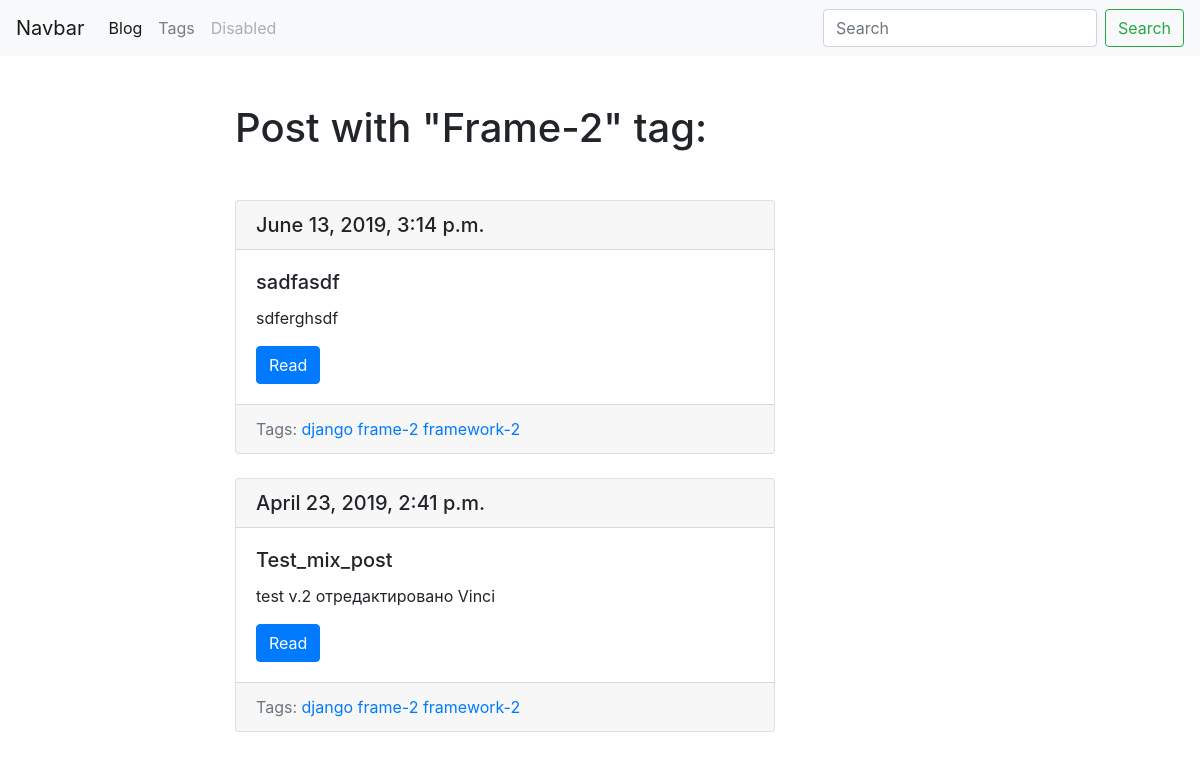
The app's page /blog/tag/frame-2/, older data.
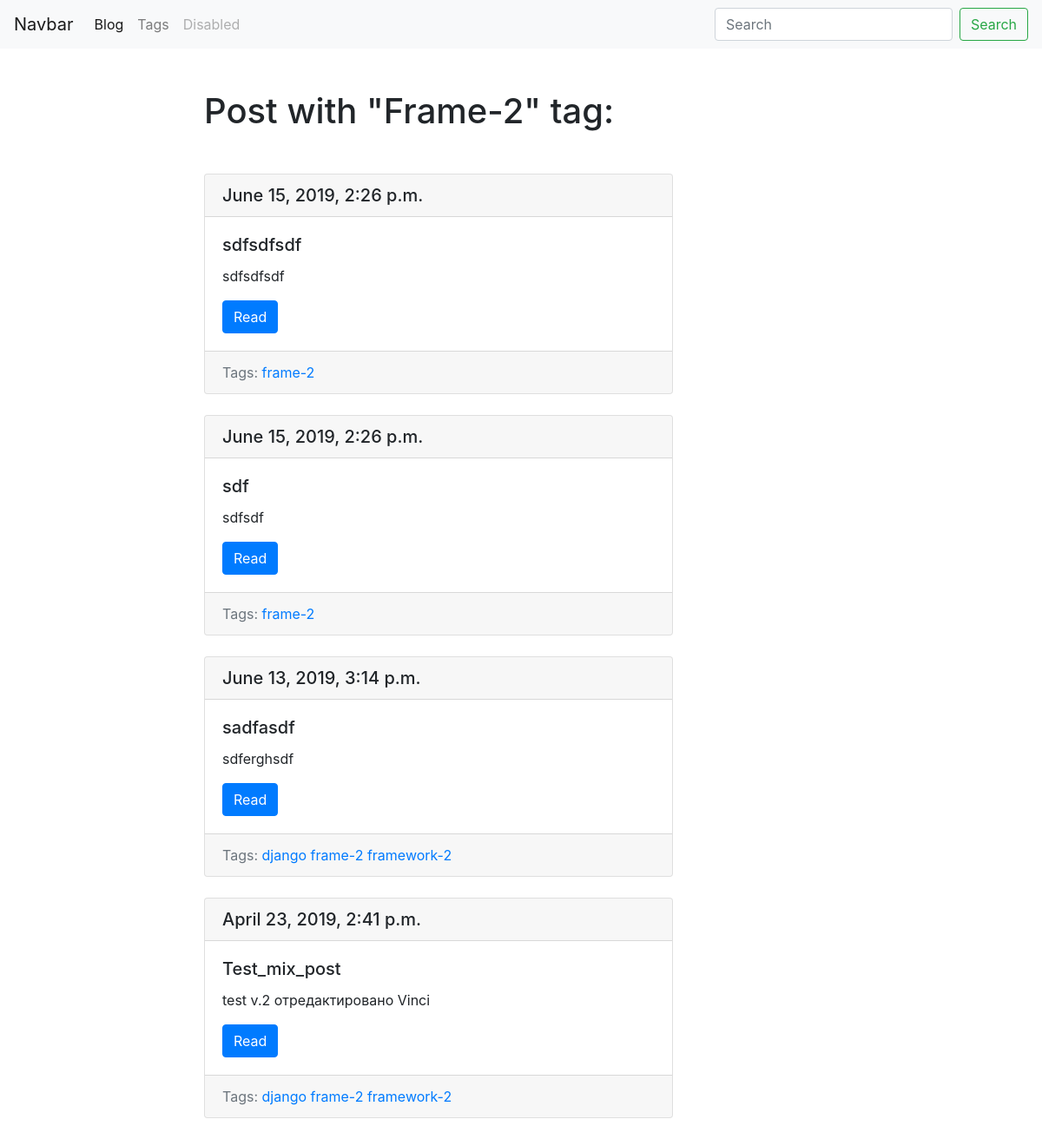
The same page, newer data.
### blog/models.py (models this page shows, shortened)
class Post(models.Model):
    title = models.CharField(max_length=150, db_index = True)
    slug = models.SlugField(max_length=150, blank = True, unique = True)
    body = models.TextField(blank=True, db_index=True)
    date_pub = models.DateTimeField(auto_now_add=True)
    tags = models.ManyToManyField('Tag', blank=True, related_name='posts')
    def get_absolute_url(self):
        return reverse('post_detail_url', kwargs={'slug':self.slug})
    class Meta:
        ordering = ['-date_pub']

class Tag(models.Model):
    title = models.CharField(max_length=50)
    slug = models.SlugField(max_length=150, unique = True)
    def get_absolute_url(self):
        return reverse('tag_detail_url', kwargs={'slug':self.slug})
    class Meta:
        ordering = ['title']

### blog/views.py (the view)
# urls.py: path('tag/<str:slug>/', TagDetail.as_view(), name='tag_detail_url'),
class TagDetail(ObjectDetailMixin, View):
    model = Tag
    template = "blog/tag_detail.html"

### blog/utils.py (called while the page is built)
    def get(self, request, slug):
        obj = get_object_or_404(self.model, slug__iexact=slug)
        return render(request, self.template, context = {self.model.__name__.lower():obj, 'admin_object':obj, 'detail':True})

### blog/templates/blog/tag_detail.html (shortened to what this page needs)
{% extends 'blog/base_blog.html' %}
{% block content %}
  <h1 class='mb-5'>Post with "{{tag.title|title}}" tag:</h1>
  {% for post in tag.posts.all %}
    {% include 'blog/includes/post_card_template.html' %}
  {%endfor%}
{% endblock %}

### blog/templates/blog/includes/post_card_template.html
<div class="card mb-4">
  <h5 class="card-header">{{post.date_pub}}</h5>
  <div class="card-body">
    <h5 class="card-title">{{post.title}}</h5>
    <p class="card-text">{{post.body|truncatewords:15}}</p>
    <a href="{{post.get_absolute_url}}" class="btn btn-primary">Read</a>
  </div>
  <div class="card-footer text-muted">
    <a>Tags:</a>
    {% for tag in post.tags.all %}
    <a href='{{tag.get_absolute_url}}'>{{tag.title}}</a>
    {%endfor%}
  </div>
</div>

Row changes from the older to the newer data that the page shows:
added Post: date_pub "June 15, 2019, 2:26 p.m.", title "sdfsdfsdf", body "sdfsdfsdf", Tag (title "frame-2")
added Post: date_pub "June 15, 2019, 2:26 p.m.", title "sdf", body "sdfsdf", Tag (title "frame-2")
